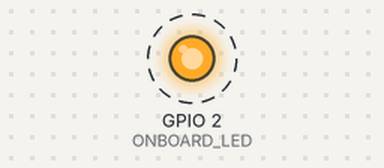
A sketch run on a simulated ESP32. On the bench: output pins drawn as LEDs (lit = HIGH). Dashed ring = blinking. What the sketch prints to the serial monitor is not drawn.

Above: at 0.2 s.
Timing chart, 0 to 3.0 s (numbered marks = the images above):
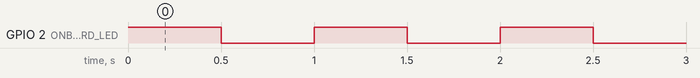

Measured:
- by itself, GPIO 2 (ONBOARD_LED): alternates HIGH for 0.50 s and LOW for 0.50 s

The sketch:

freertos_basic_tasks.ino
```cpp
const int ONBOARD_LED = 2;

//Task Prototypes
void TaskBlink(void *pvParameters);
void TaskSensor(void *pvParameters);

void setup()
{
  Serial.begin(115200);
  pinMode(ONBOARD_LED, OUTPUT);

  //Create the Blink Task
  xTaskCreate(
    TaskBlink,  // Task Function (code to run)
    "Blink",    // Task Name (for debugging)
    1024,       // Stack Size (1024 words = 4096 bytes on ESP32)
    NULL,       // Task Parameters (NULL = no data passed to the task)
    1,          // Task Priority (higher number = higher priority)
    NULL        // Task Handle (NULL = we don't need to handle this task later)
  );

  //Create the Sensor Task
  xTaskCreate(
    TaskSensor,
    "Sensor",
    1024,
    NULL,
    1,
    NULL
  );
}

void loop()
{

}

//Task Definitions

void TaskBlink(void *pvParameters)
{
  while(1)
  {
    digitalWrite(ONBOARD_LED, HIGH);
    vTaskDelay(500 / portTICK_PERIOD_MS);

    digitalWrite(ONBOARD_LED, LOW);
    vTaskDelay(500 / portTICK_PERIOD_MS);
  }
}

void TaskSensor(void *pvParameters)
{
  while(1)
  {
    Serial.println("Reading Sensor Data...OK!");

    vTaskDelay(2000 / portTICK_PERIOD_MS);
  }
}
```
